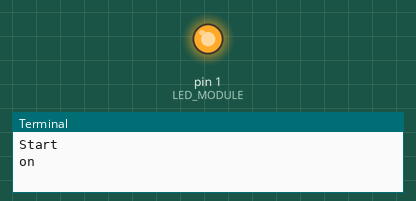
The program below on a simulated Raspberry Pi (wiringPi pin numbers). On the bench: output pins drawn as LEDs (lit = HIGH), the last lines printed to the terminal. Pin numbers are wiringPi numbers.

Above: at 0.1 s.
At 13.09 s:
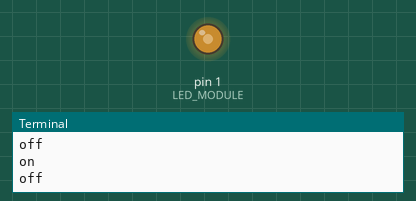
At 26.2 s:
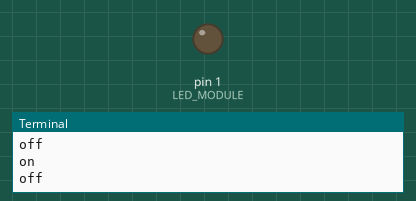
At 39.68 s:
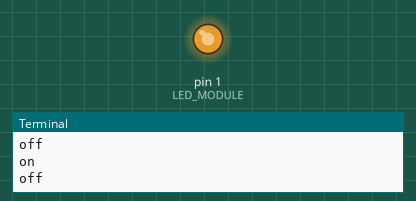
Timing chart, 0 to 40.0 s (numbered marks = the images above):
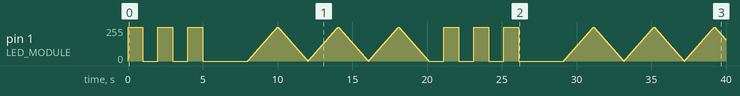

Measured:
- by itself, pin 1 (LED_MODULE): 0/255 → 255/255 at 0.00 s, → 0/255 1.0 s later, → 255/255 1.0 s later, → 0/255 1.0 s later, … (1150 changes in this stretch)

The program:

Blinking_and_Fading_a_LED.py
```python
import wiringpi as wpi
from time import sleep

LED_MODULE = 1

wpi.wiringPiSetup() # Must be called before calling any I/O function

def toogleLED(times):
	wpi.pinMode(LED_MODULE, wpi.OUTPUT)
	for i in range(0, times, 1):
		print("on")
		wpi.digitalWrite(LED_MODULE, wpi.HIGH)
		sleep(1)
		print("off")
		wpi.digitalWrite(LED_MODULE, wpi.LOW)
		sleep(1)

def fadeLED(times):
	MIN_PWM = 0
	MAX_PWM = 100
	wpi.softPwmCreate(LED_MODULE, MIN_PWM, MAX_PWM) # Set PWM on pin LED_MODULE with initial value = MIN_PWM and range = 100

	for i in range(0, times, 1):
		for j in range(MIN_PWM, (MAX_PWM + 1), 1):
			wpi.softPwmWrite(LED_MODULE, j)
			sleep(0.02)
		for j in range(MAX_PWM, (MIN_PWM - 1), -1):
			wpi.softPwmWrite(LED_MODULE, j)
			sleep(0.02)

try:
	while True:
		print("Start")
		toogleLED(3)
		sleep(2)
		fadeLED(3)
		sleep(1)

except KeyboardInterrupt :
	wpi.pinMode(LED_MODULE, wpi.OUTPUT)
	wpi.digitalWrite(LED_MODULE, wpi.LOW)
	print("exit")
```
